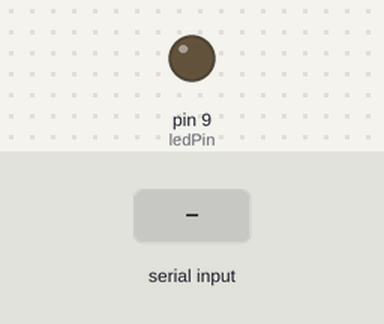
Recording of a sketch running on a simulated Arduino Uno, built with avr-gcc and run on an emulated ATmega328P. Parts: output pins drawn as LEDs (lit = HIGH). The test bench sets the inputs (shaded band).

Above: at 1.2 s.
1.3 s: "1" received over the second serial link
At 2.3 s:
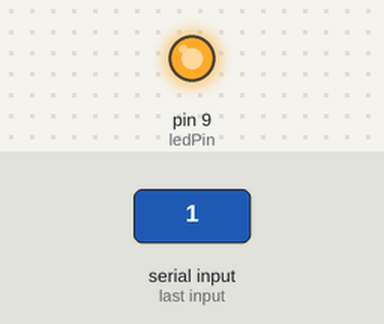
2.8 s: "0" received over the second serial link
At 3.5 s:
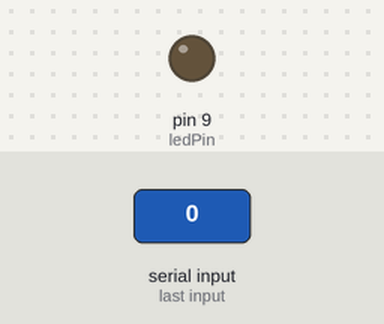
Timing chart, 0 to 5.8 s (numbered marks = the images above; inputs shaded):
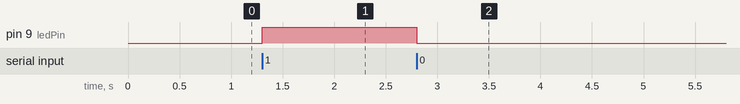

Measured:
- after the input at 1.3 s, pin 9 (ledPin): LOW → HIGH at once
- after the input at 2.8 s, pin 9 (ledPin): HIGH → LOW at once

The sketch:

7._Mobile_Control_LED.ino
```cpp
#include <SoftwareSerial.h>  // Library for creating software serial ports

SoftwareSerial BTserial(10, 11);  // Create a software serial port using digital pins 10 (RX) and 11 (TX)

int ledPin = 9;  // Define the LED pin

void setup() {
  BTserial.begin(9600);  // Start the serial communication with the Bluetooth module at a baud rate of 9600
  pinMode(ledPin, OUTPUT);  // Set the LED pin as an output
}

void loop() {
  if (BTserial.available()) {  // Check if data is available on the serial port
    char data = BTserial.read();  // Read the data from the serial port

    if (data == '1') {  // If the data received is '1'
      digitalWrite(ledPin, HIGH);  // Turn on the LED
    } else if (data == '0') {  // If the data received is '0'
      digitalWrite(ledPin, LOW);  // Turn off the LED
    }
  }
}
```
